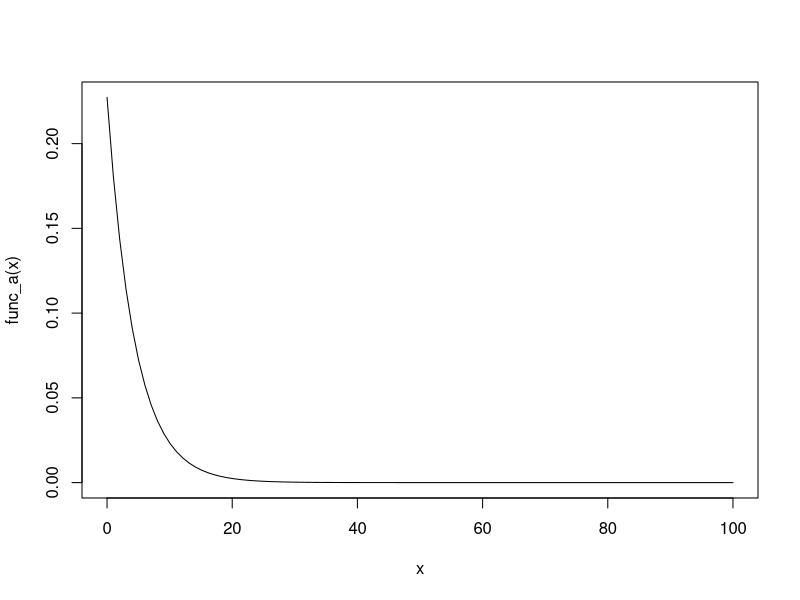

Generate this figure with R:
## ---- chunk 1
x <- c()
for(i in 6:10){
  y <- choose(12, i)*choose(8, (10-i)) / choose(20, 10)
  x <- c(x, y)
}
sum(x)
## ---- chunk 2
x <- c()
for(i in 5:7){
  y <- choose(7, i)*(1/6)**i*(5/6)**(7-i)
  x <- c(x, y)
}
x
sum(x)
## ---- chunk 3
x <- c()
for(i in 0:7){
  y <- i*choose(7, i)*(1/6)**i*(5/6)**(7-i)
  x <- c(x, y)
}
sum(x)
## ---- chunk 4
x <- c()
for(i in 0:7){
  y <- i**2*choose(7, i)*(1/6)**i*(5/6)**(7-i)
  x <- c(x, y)
}
(sum(x)-1.16666666**2)**0.5
## ---- chunk 5
exp(-15.3)*15.3^17/factorial(17)
## ---- chunk 6
x <- c()
for(i in 0:4){
  y <- exp(-5.1)*5.1^i/factorial(i)
  x <- c(x, y)
}
1-sum(x)
## ---- chunk 7
den <- function(x){6*x*(1-x)}
integrate(den, lower = 0.78, upper = 1)$value
## ---- chunk 8
den <- function(x){x*(6*x*(1-x))}
integrate(den, lower = 0, upper = 1)$value
## ---- chunk 9
den <- function(x){x**2*(6*x*(1-x))}
(integrate(den, lower = 0, upper = 1)$value - 0.5**2)**0.5
## ---- chunk 10
func <- function(x){x**2}
integrate(func, lower = -0.5, upper = 0.5)$value
## ---- chunk 11
func_a <- function(a){1/4.4*exp(-a/4.4)}
func_a_mean <- function(a){a*1/4.4*exp(-a/4.4)}
func_a_sd <- function(a){a**2*1/4.4*exp(-a/4.4)}
curve(func_a, 0, 100, n = 100)
integrate(func_a_mean, lower = 0, upper = 1000)$value
(integrate(func_a_sd, lower = 0, upper = 1000)$value - (integrate(func_a_mean, lower = 0, upper = 1000)$value)**2)**0.5
integrate(func_a, lower = 4, upper = 6)
integrate(func_a, lower = 7, upper = 1000)
func_a_cum <- function(a){1-exp((-a)/4.4)}
-4.4*log((1-0.5), base = exp(1))
integrate(func_a, lower = 7, upper = 1000)$value / integrate(func_a, lower = 6, upper = 1000)$value
## ---- chunk 12
func_p <- function(x){192/x**4}
func_p_mean <- function(x){x*(192/x**4)}
func_p_sd <- function(x){x**2*(192/x**4)}
integrate(func_p, lower = 4.6, upper = 7.7)$value
integrate(func_p_mean, lower = 4, upper = Inf)$value
((integrate(func_p_sd, lower = 4, upper = Inf)$value) - (integrate(func_p_mean, lower = 4, upper = Inf)$value**2))**0.5
integrate(func_p, lower = 10, upper = Inf)$value / integrate(func_p, lower = 5, upper = Inf)$value
## ---- chunk 13
func_exp <- function(x){exp(-x/38)/38}
integrate(func_exp, lower = 30, upper = 37)$value
integrate(func_exp, lower = 30, upper = 45)$value / integrate(func_exp, lower = 30, upper = Inf)$value
qexp(0.5, 1/38)
## ---- chunk 14
10/5.1
func_poisson <- function(x){0.51*exp(-x*0.51)}
integrate(func_poisson, lower = 0, upper = 1.5)$value
integrate(func_poisson, lower = 1, upper = 3)$value
integrate(func_poisson, lower = 3.5, upper = Inf)$value / integrate(func_poisson, lower = 1, upper = Inf)$value
## ---- chunk 15
pnorm(0.66, 0.63, 0.07)
pnorm(0.82, 0.63, 0.07) - pnorm(0.71, 0.63, 0.07)
qnorm(0.31, 0.63, 0.07)
## ---- chunk 16
pnorm(4.95, 4.15, 0.72) - pnorm(3.5, 4.15, 0.72)
1 - pnorm(5, 4.15, 0.72)
qnorm(0.1, 4.15, 0.72)
(1 - pnorm(5, 4.15, 0.72))*215
pnorm(4.15, 4.15, 0.72)
choose(15, 7)*0.5**7*(1-0.5)**(15-7) * 0.5
